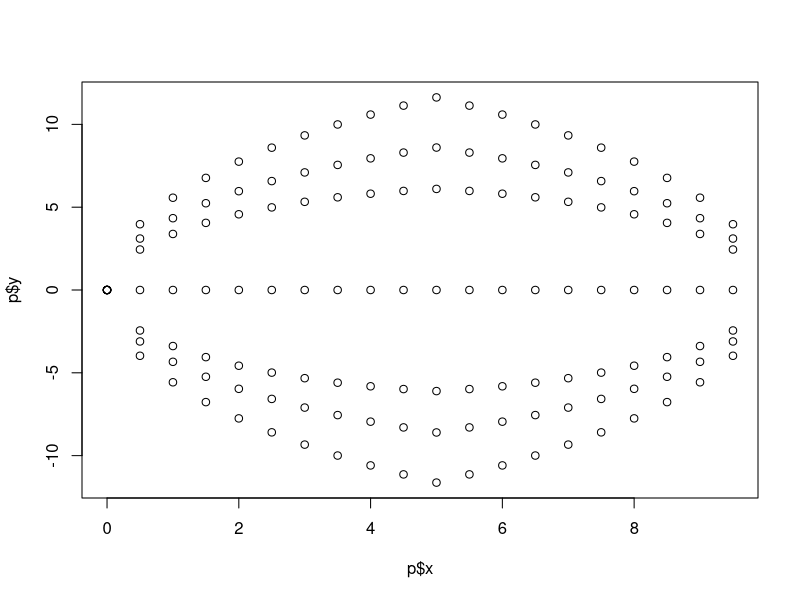
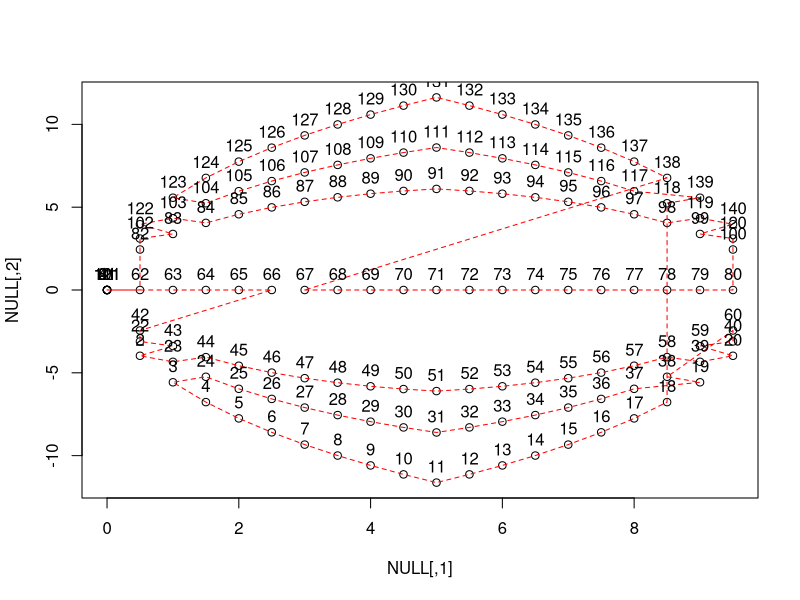
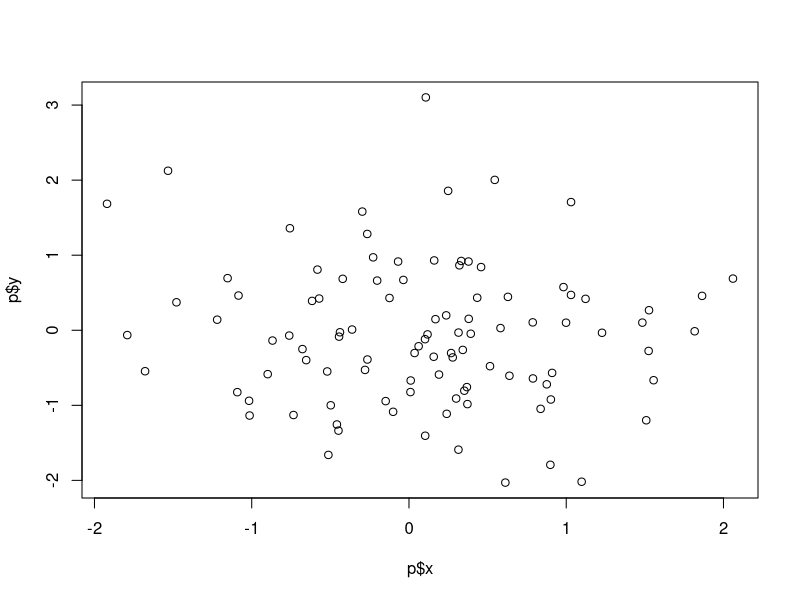
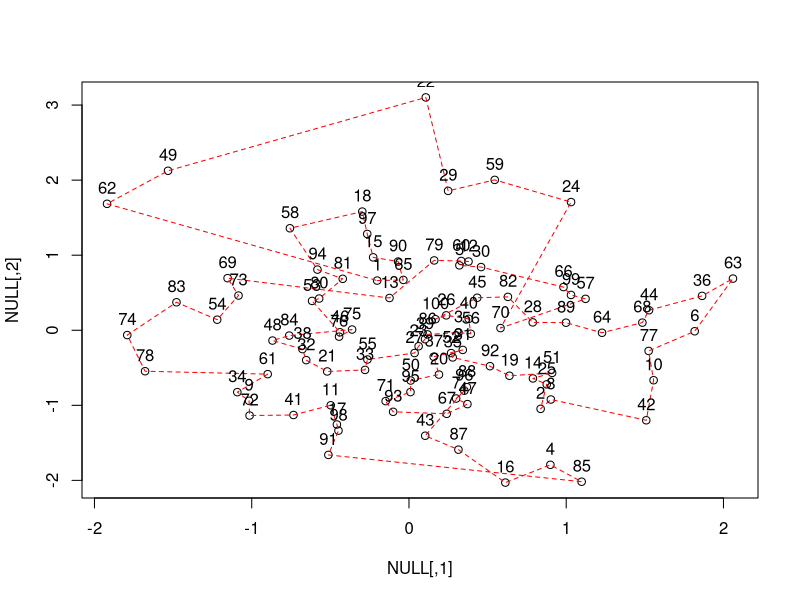
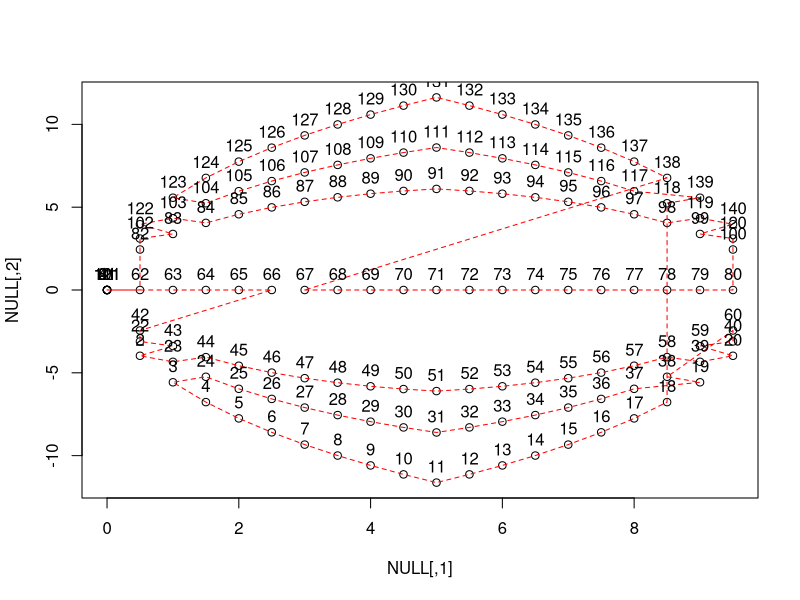

The R source for these figures, in order:
########################
###
### Leonard Mada
### [the one and only]
###
### TSP Models
### Data Generators
###
### draft v.0.1b


####################

### Generate Special Graphs for TSP

watermelon.gen = function(n, m, l, random=TRUE, d=3) {
	# n = number of points in a half-ellipse;
	# m = number of half-ellipses;
	r2 = l^2 / 4 # * m
	ellipse.f = function(id, x) {
		a = 2*id - m - 1
		if(a == 0) {
			return (rep(0,n));
		}
		a = a/m
		x.x = abs(x[,id] - l/2)
		return(sign(a)*sqrt(r2 - x.x^2 + d*(l/2 - x.x)*l*a^2))
	}
	if(random) {
		p.x = sapply(1:m, function(id) runif(n, 0, l))
	} else {
		# TODO: fix repeating (0, 0);
		p.x = matrix(rep( (0:(n-1)) * l/n, m), ncol=m)
	}
	p.y = sapply(1:m, ellipse.f, x=p.x)
	return(list("x"=p.x, "y"=p.y))
}

rnorm2d.gen = function(n1, n2=n1, sd1=1, sd2=1) {
	len = n1*n2
	p.x = rnorm(len, sd=sd1)
	p.y = rnorm(len, sd=sd2)
	return(list("x"=p.x, "y"=p.y))
}

runif2d.gen = function(n1, n2=n1, max=2) {
	# max = 2 is more close to rnorm
	# alternative: max = 4*sd
	len = n1*n2
	p.x = runif(len, max=max)
	p.y = runif(len, max=max)
	return(list("x"=p.x, "y"=p.y))
}

find.base = function(m, middle=FALSE) {
	# m = matrix with coordinates of cities
	# only with non-random
	# TODO: more options
	if( ! middle) {
		isZero = m[,1] == 0 & m[,2] == 0
	} else {
		m0 = m[m[,2] == 0, 1]
		mid = m0[rank(m0) == round(length(m0)/2)]
		isZero = m[,2] == 0 & m[,1] == mid
	}
	id = match(TRUE, isZero)
	return(id)
}

###########################

# install.packages("TSP")

library(TSP)


setwd("C:/Users/Leo Mada/Desktop/DB/Math")


###########################

###
ell.n = 7
p = watermelon.gen(20, m=ell.n, 10, random=F)
plot(p$x, p$y)

cities = matrix(c(as.vector(p$x), as.vector(p$y)), ncol=2)
id = find.base(cities, middle=T)
id

### TSP data
etsp <- ETSP(cities)
etsp

### calculate a tour
# tour <- solve_TSP(etsp, method = "nn"
tour <- solve_TSP(etsp, method = "nn", control=list(start=id))
tour

tour_length(tour)
plot(etsp, tour, tour_col = "red")


SAVE_PNG = TRUE
if(SAVE_PNG) {
png(file="TSP.Watermelon.png")
	plot(etsp, tour, tour_col = "red")
dev.off()
}

# image(atsp, tour)


###########################

###
p = rnorm2d.gen(10)
# p = runif2d.gen(10)
plot(p$x, p$y)


cities = matrix(c(as.vector(p$x), as.vector(p$y)), ncol=2)

etsp <- ETSP(cities)
etsp

### calculate a tour
tour <- solve_TSP(etsp, method = "nn")
tour

tour_length(tour)
plot(etsp, tour, tour_col = "red")
